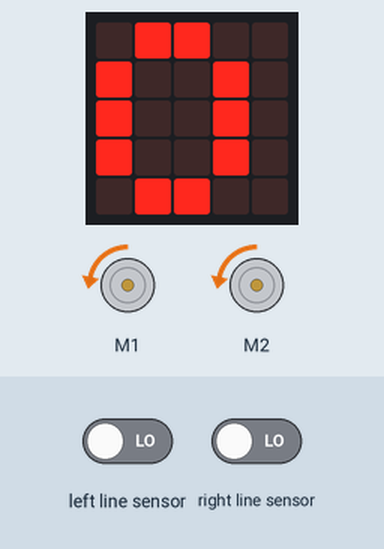
Simulated run of this program. Board: BBC micro:bit (MakeCode). Shown: the board's 5×5 LED display, 2 × DC motor (green arrow = forward, orange = backward, longer = faster). The inputs (shaded band) are chosen by the test bench; at power-on: left line sensor LOW, right line sensor LOW.

Above: at 1.2 s.
1.3 s: left line sensor driven HIGH
At 3.4 s:
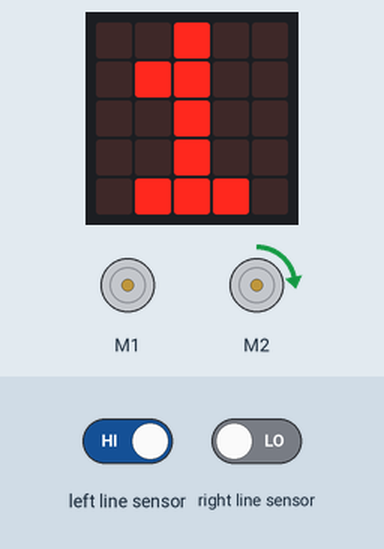
3.7 s: right line sensor driven HIGH
At 5.6 s:
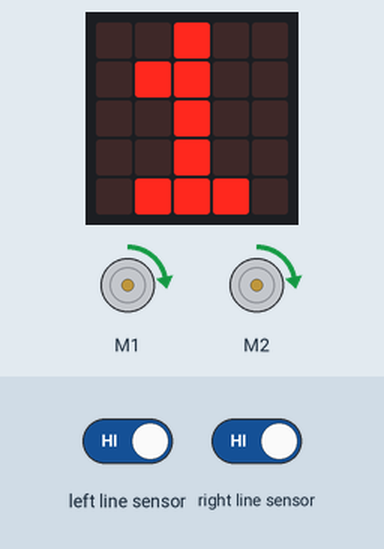
6.1 s: left line sensor driven LOW
At 7.8 s:
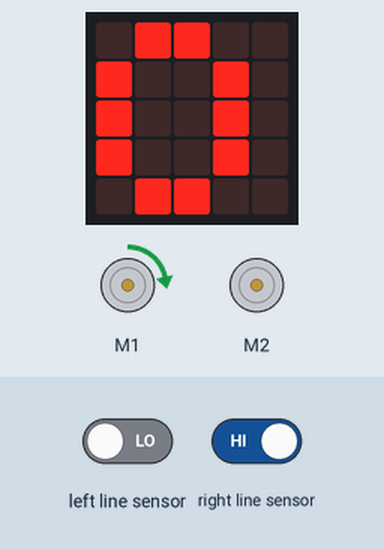
8.4 s: right line sensor driven LOW
At 9.9 s:
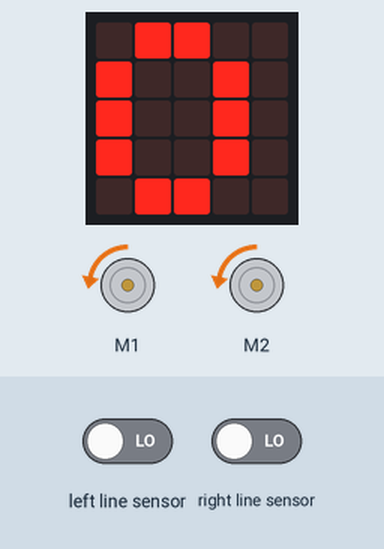
Timing chart, 0 to 11.4 s (numbered marks = the images above; inputs shaded):
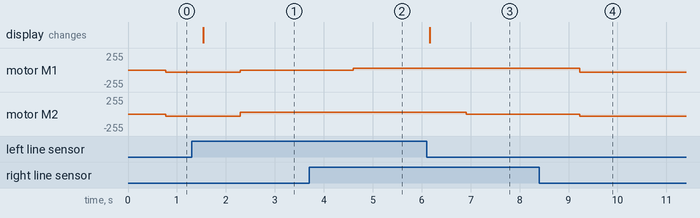

The program:

main.ts
```typescript
let left_light = 0
let right_light = 0
basic.forever(function () {
    left_light = maqueen.readPatrol(maqueen.Patrol.PatrolLeft)
    right_light = maqueen.readPatrol(maqueen.Patrol.PatrolRight)
    basic.showNumber(left_light)
    if (left_light == 0 && right_light == 0) {
        maqueen.motorRun(maqueen.Motors.All, maqueen.Dir.CCW, 30)
    } else if (left_light == 0 && right_light == 1) {
        maqueen.motorRun(maqueen.Motors.M1, maqueen.Dir.CW, 30)
        maqueen.motorRun(maqueen.Motors.M2, maqueen.Dir.CW, 0)
    } else if (left_light == 1 && right_light == 0) {
        maqueen.motorRun(maqueen.Motors.M2, maqueen.Dir.CW, 30)
        maqueen.motorRun(maqueen.Motors.M1, maqueen.Dir.CW, 0)
    } else if (left_light == 1 && right_light == 1) {
        maqueen.motorRun(maqueen.Motors.All, maqueen.Dir.CW, 30)
    }
})
```

test.ts
```typescript
// 테스트는 여기로 이동합니다; 이 패키지가 확장으로 사용될 때 컴파일되지 않을 것 입니다.
```

Measured:
- after the input at 1.3 s, motor M1: backward 30/255 → stopped after 0.99 s; motor M2: backward 30/255 → forward 30/255 after 0.99 s; the display: changes after 0.24 s (image 1)
- after the input at 3.7 s, motor M1: stopped → forward 30/255 after 0.90 s
- after the input at 6.1 s, motor M2: forward 30/255 → stopped after 0.81 s; the display: changes after 0.06 s (image 3)
- after the input at 8.4 s, motor M1: forward 30/255 → backward 30/255 after 0.83 s; motor M2: stopped → backward 30/255 after 0.83 s
